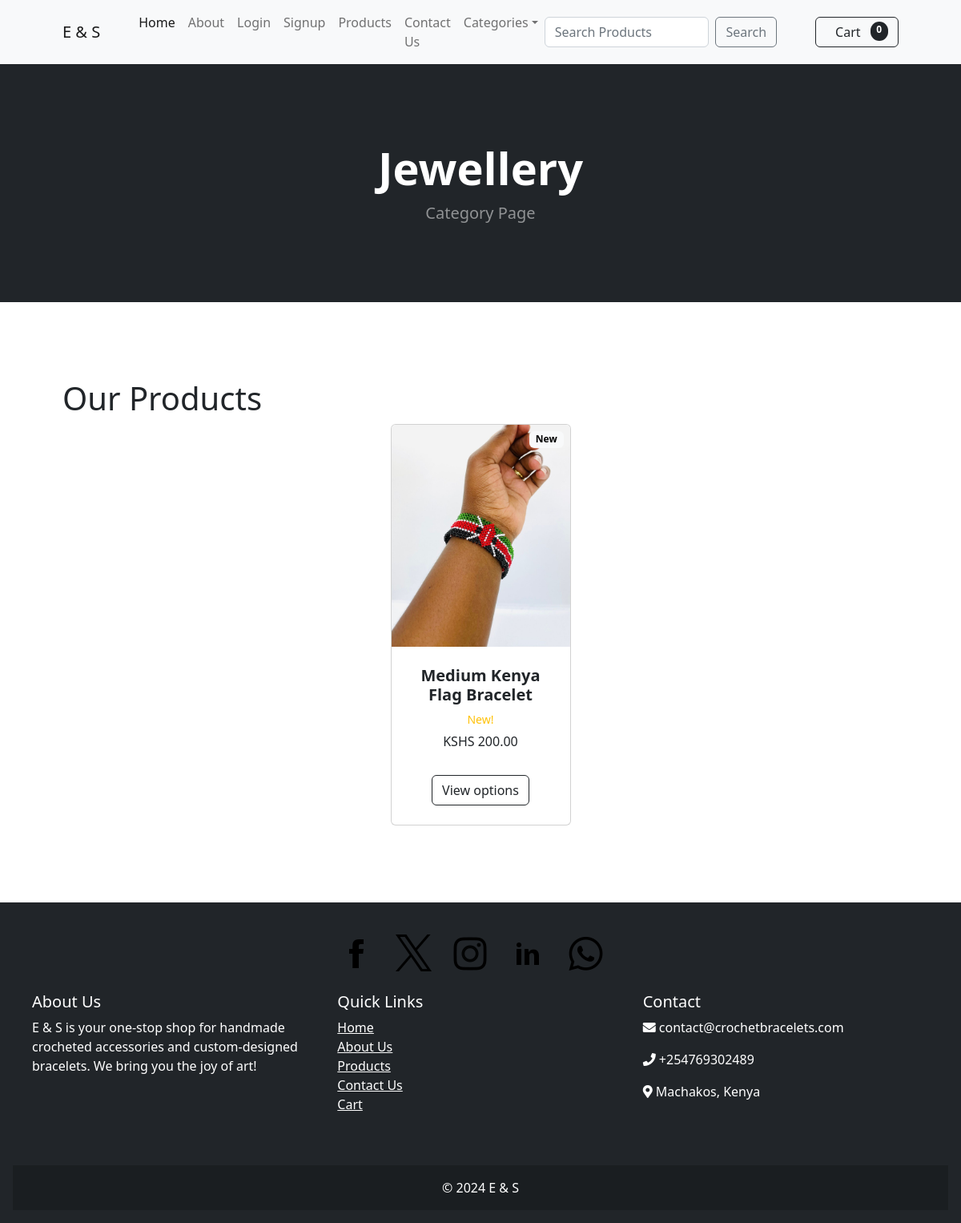
Before: /category/Jewellery with the older database file.
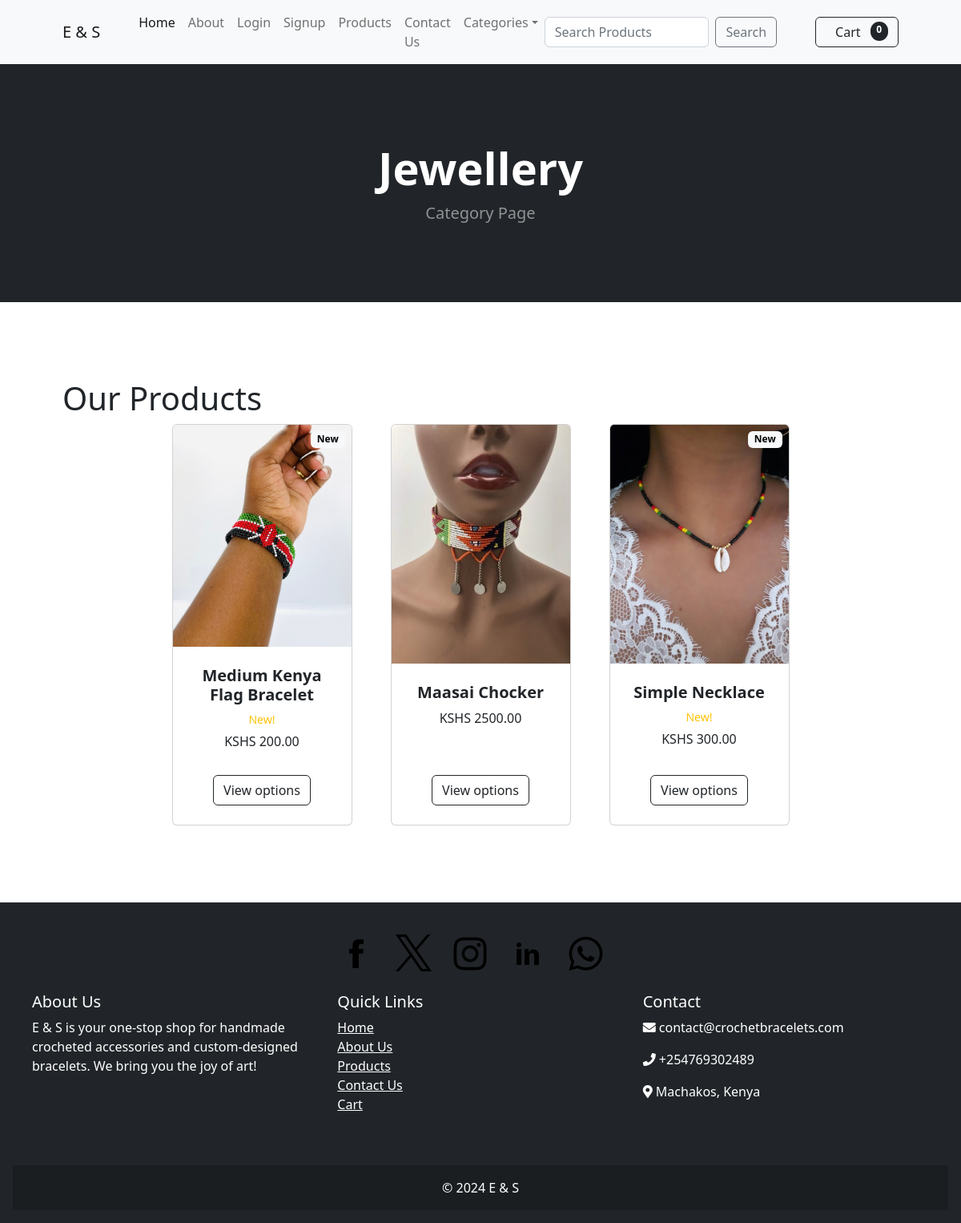
After: the same page with the newer database file.
### my_app/models.py (models this page shows, shortened)
class Product(models.Model):
    name = models.CharField(max_length=50)
    description = models.CharField(max_length=250, default="", blank=True, null=True)
    price = models.DecimalField(default=0, max_digits=10, decimal_places=2)
    image = models.ImageField(upload_to='products/images/')
    category = models.ForeignKey(Category, related_name='products', on_delete=models.CASCADE)
    created_at = models.DateTimeField(auto_now_add=True)
    updated_at = models.DateTimeField(auto_now=True)
    is_new = models.BooleanField(default=False)
    class Meta:
        ordering = ['category']
        db_table = 'product'

### my_app/views.py (the view)
# urls.py: path('category/<str:foo>', views.category, name='category'),
def category(request, foo):
    foo = foo.replace('-', '')
    try:
        category = Category.objects.get(name=foo)
        products = Product.objects.filter(category=category)
        return render(request, "category.html", {'category': category, 'products': products})
    except:
        messages.error(request, 'Please enter a valid category.')
        return redirect('home')

### cart/context_processors.py (called while the page is built)
def cart(request):
    return {'cart': Cart(request)}

### my_app/models.py (called while the page is built)
    def __str__(self):
        return self.name

### templates/category.html (shortened to what this page needs)
{% extends 'master.html' %}
{% load static %}
{% block extra_css %}
    <link rel="stylesheet" href="{% static 'css/category.css' %}">
{% endblock %}
{% block content %}
    <header class="bg-dark py-5">
        <div class="container px-4 px-lg-5 my-5">
            <div class="text-center text-white">
                <h1 class="display-4 fw-bolder">{{ category }}</h1>
                <p class="lead fw-normal text-white-50 mb-0">Category Page</p>
            </div>
        </div>
    </header>
    <section class="py-5">
        <div class="container px-4 px-lg-5 mt-5">
            <h1>Our Products</h1>
            <div class="row gx-4 gx-lg-5 row-cols-2 row-cols-md-3 row-cols-xl-4 justify-content-center">
                {% for product in products %}
                    {% if product.is_new %}
                        <div class="col mb-5">
                            <div class="card h-100">
                                <div class="badge bg-light text-black position-absolute"
                                     style="top: 0.5rem; right: 0.5rem;">New
                                </div>
                                <img class="card-img-top" src="{{ product.image.url }}" alt="{{ product.name }}"/>
                                <div class="card-body p-4">
                                    <div class="text-center">
                                        <h5 class="fw-bolder">{{ product.name }}</h5>
                                        <div class="d-flex justify-content-center small text-warning mb-2">
                                            &nbsp;&nbsp;New!&nbsp;&nbsp;
                                        </div>
                                            <h6>KSHS {{ product.price }}</h6>
                                    </div>
                                </div>
                                <div class="card-footer p-4 pt-0 border-top-0 bg-transparent">
                                    <div class="text-center"><a class="btn btn-outline-dark mt-auto" href="#">View
                                        options</a>
                                    </div>
                                </div>
                            </div>
                        </div>
                    {% else %}
                        <div class="col mb-5">
                            <div class="card h-100">
                                <img class="card-img-top" src="{{ product.image.url }}" alt="{{ product.name }}"/>
                                <div class="card-body p-4">
                                    <div class="text-center">
                                        <h5 class="fw-bolder">{{ product.name }}</h5>
                                        KSHS {{ product.price }}
                                    </div>
                                </div>
                                <div class="card-footer p-4 pt-0 border-top-0 bg-transparent">
                                    <div class="text-center"><a class="btn btn-outline-dark mt-auto" href="#">View
                                        options</a>
                                    </div>
                                </div>
                            </div>
                        </div>
                    {% endif %}
                {% endfor %}
            </div>
        </div>
    </section>
{% endblock %}

Changed rows visible on the page:
added Product: image (picture), name "Maasai Chocker", price "2500.00"
added Product: image (picture), name "Simple Necklace", price "300.00"
